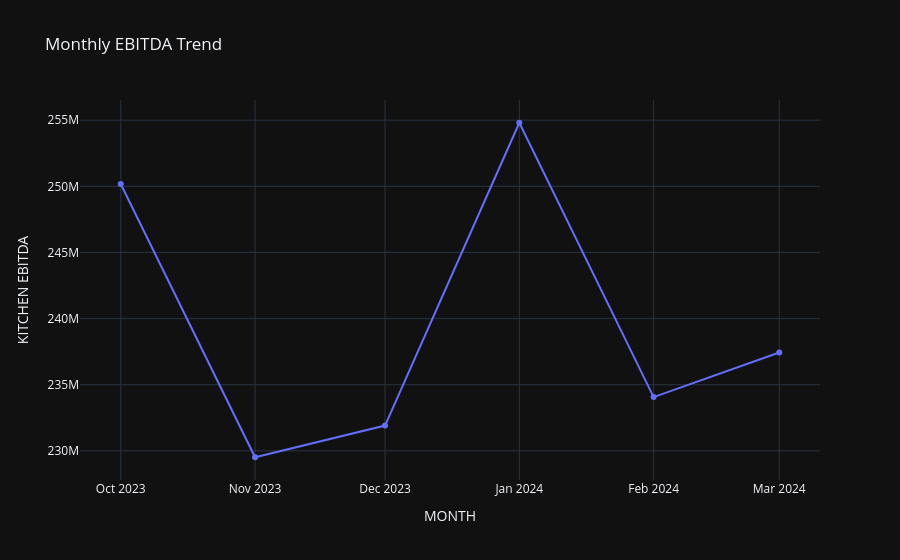

This figure's notebook cell:
### Code cell
fig = px.line(
    monthly_ebitda,
    x="MONTH",
    y="KITCHEN EBITDA",
    markers=True,
    title="Monthly EBITDA Trend"
)

fig.show()

### Figure 1 — Plotly figure (JSON) as saved in the notebook; plotly's stock layout.template omitted (floating-point values rounded to 4 significant figures)
{"data": [{"hovertemplate": "MONTH=%{x}<br>KITCHEN EBITDA=%{y}<extra></extra>", "legendgroup": "", "line": {"color": "#636efa", "dash": "solid"}, "marker": {"symbol": "circle"}, "mode": "lines+markers", "name": "", "orientation": "v", "showlegend": false, "x": ["2023-10-01T00:00:00", "2023-11-01T00:00:00", "2023-12-01T00:00:00", "2024-01-01T00:00:00", "2024-02-01T00:00:00", "2024-03-01T00:00:00"], "xaxis": "x", "y": [250200000.0, 229500000.0, 231900000.0, 254800000.0, 234100000.0, 237400000.0], "yaxis": "y", "type": "scatter"}], "layout": {"xaxis": {"anchor": "y", "domain": [0.0, 1.0], "title": {"text": "MONTH"}}, "yaxis": {"anchor": "x", "domain": [0.0, 1.0], "title": {"text": "KITCHEN EBITDA"}}, "legend": {"tracegroupgap": 0}, "title": {"text": "Monthly EBITDA Trend"}}}
